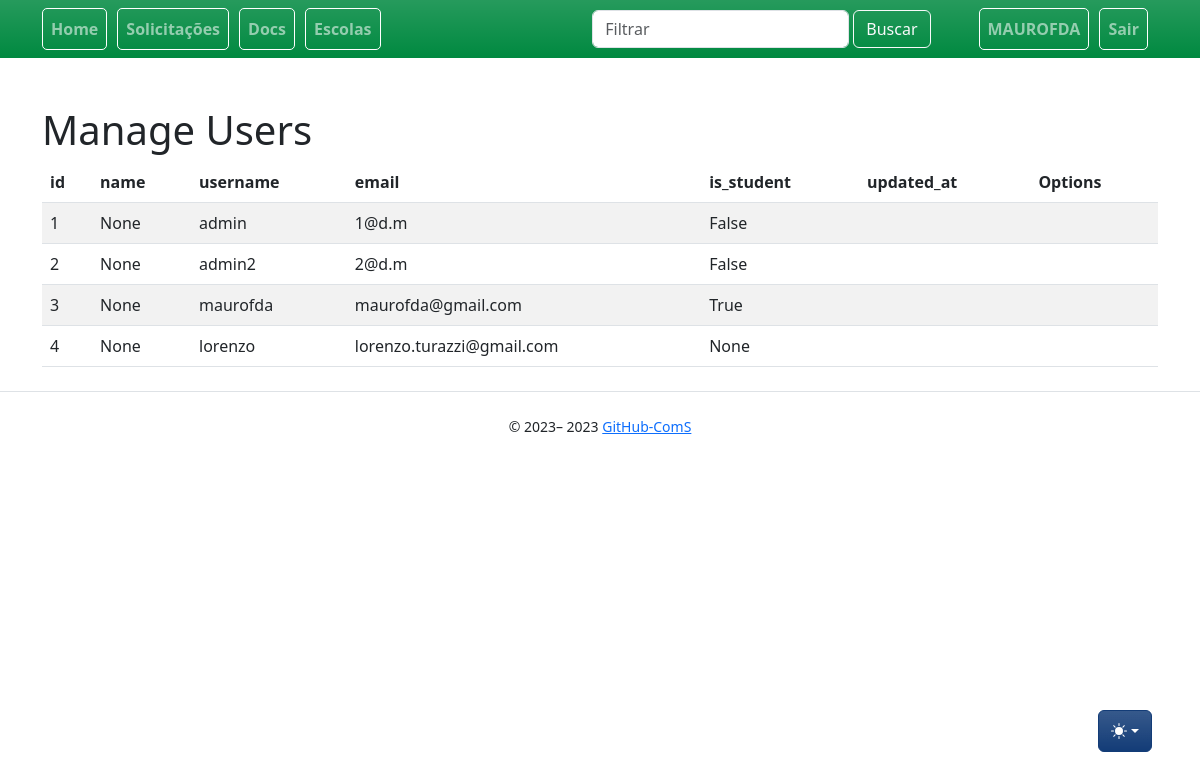
Screenshot of /users/ (signed in) with the database file from the repository.
### app/models/user.py (models this page shows, shortened)
class User(UserMixin, db.Model):
    __tablename__ = "user"
    id = db.Column(db.Integer, primary_key=True)
    name = db.Column(db.String, nullable=True)
    username = db.Column(db.String(80), unique=True, nullable=False)
    email = db.Column(db.String(120), unique=True, nullable=False)
    pwd = db.Column(db.String(300), nullable=False)
    is_student = db.Column(db.BOOLEAN)

### app/controllers/users_controllers.py (the view)
@bp.route("/", methods=["GET", "POST"])
def index():
    users = User.query.all()
    return render_template(_j.index, entities=users, **properties)

### app/auth/loaders.py (called while the page is built)
@login_manager.user_loader
def load_user(user_id):
    return User.query.get(int(user_id))

### app/templates/users/index.jinja2 (shortened to what this page needs)
{% extends "base.jinja2" %}
{% from 'bootstrap5/utils.html' import render_icon %}
{% from 'macros/component_confirm_modal.jinja2' import confirmModalMacro, confirmModalScript %}
{% block head %}
{{ super() }}
{% endblock %}
{% block content %}
<div class="table-wrapper">
    <div class="table-title">
        <div class="row">
            <div class="col-sm-6">
                <h1>Manage {{title}}</h1>
            </div>
            <div class="col-sm-6">
            </div>
        </div>
    </div>
    <table class="table table-striped table-hover">
        <thead>
            <tr>
                {% for field in list_fields %}
                <th>{{ field }}</th>
                {% endfor %}
                <th>Options</th>
            </tr>
        </thead>
        <tbody>
            {% for entity in entities %}
            <tr>
                {% for field in list_fields %}
                <td>{{ entity[field] }}</td>
                {% endfor %}
                <td>
                    <a class="btn" href="{{ url_for('users.edit', id=entity.id) }}" data-toggle="tooltip"
                        data-placement="top" title="Tooltip on top"></a>
                    <a  href="#" class="btn clickForActionToConfirm" entity-id="{{entity.id}}" data-bs-toggle="modal"
                        data-bs-target="#modalConfirm" data-entity-reference="{{entity.username}}"
                        data-action="{{url_for('users.delete', id=entity.id)}}" data-action-text="delete" title="delete">
                    </a>
                </td>
            </tr>
            {% endfor %}
        </tbody>
    </table>
</div>
{% endblock %}

### app/templates/base.jinja2 (shortened to what this page needs)
{% from 'bootstrap5/utils.html' import render_messages %}
{% from 'bootstrap5/form.html' import render_form %}
{% from 'bootstrap5/nav.html' import render_nav_item, render_breadcrumb_item %}
<!doctype html>
<html lang="pt-BR" data-bs-theme="auto">
  <head>
    {% block head %}
    {% block styles %}
    {{ bootstrap.load_css() }}
    <link href="/static/css/bootstrap.min.css" rel="stylesheet" type="text/css">
    {% endblock %}
    {% endblock %}
  </head>
  <body >
    <nav style="background:#008940;" class="navbar navbar-dark navbar-expand-lg mb-5 fs-6 fw-semibold mobile-toggler bg-gradient" >
      <div class="container" >
        <div class="collapse navbar-collapse text-white nav-pills" id="navbarSupportedContent">
          <ul class="navbar-nav mr-auto">
            <div class="nav_bar_box" >
              {{ render_nav_item('main.index', 'Home') }}
            </div>
            {% if current_user.is_authenticated %}
            <div class="nav_bar_box">
              {{ render_nav_item('solicitations.index', 'Solicitações') }}
            </div>
            <div class="nav_bar_box">
              {{ render_nav_item ('auth.upload', 'Docs') }}
            </div>
            <div class="nav_bar_box">
              {{ render_nav_item('schools.index', 'Escolas') }}
            </div>
          </ul>
        </div>
        <div>
          <ul class="navbar-nav collapse navbar-collapse mr-auto " id="navbarSupportedContent">
            <form class="d-flex" role="search">
              <input class="form-control form-control me-1 bg-221259 container-fluid" type="search"
                placeholder="Filtrar" aria-label="Search" id="filter">
              <button class="btn btn-outline-light me-5" type="submit">Buscar</button>
            </form>
          </ul>
        </div>
        <div>
          <ul class="navbar-nav collapse navbar-collapse me-0" id="navbarSupportedContent">
            <div class="nav_bar_box ms-0">
              {{ render_nav_item('auth.profile', (current_user.username|upper)) }}
            </div>
            <div class="nav_bar_box ml-2">
              {{ render_nav_item('auth.logout', 'Sair') }}
            </div>
            {% elif not current_user.is_authenticated %}
            <div class="nav_bar_box">
              {{ render_nav_item('auth.login', 'Entrar') }}
            </div>
            {% endif %}
          </ul>
        </div>
      </div>
    </nav>
    <div class="dropdown position-fixed bottom-0 end-0 mb-5 me-5 bd-mode-toggle">
      <button class="btn btn-bd-primary py-2 dropdown-toggle d-flex align-items-center bg-gradient" id="bd-theme"
        type="button" title="Toggle theme" aria-expanded="false" data-bs-toggle="dropdown"
        aria-label="Toggle theme(auto)">
        <svg class="bi my-1 theme-icon-active" width="1em" height="1em" title="color mode">
          <use href="#circle-half"></use>
        </svg>
      </button>
    </div>
    <main class="container">
      {% block content %}
      {% endblock %}
    </main>
    <footer class="text-center">
      {% block footer %}
      <div class="d-flex flex-column flex-sm-row justify-content-center py-4 my-4 border-top">
        <small> &copy; 2023–
          <script>document.write(new Date().getFullYear())</script> <a
            href="https://github.com/mauro-fernandes/ComS-rottenpotatoes">GitHub-ComS</a>
        </small>
      </div>
      {% endblock %}
    </footer>
  </body>
</html>

### app/templates/base.jinja2 (style rules this page uses)
.nav_bar_box { background-color: transparent; color: #ffffff; padding: 0px; border-radius: 5px; border: 1px solid #ffffff; width: auto; height: 2.6rem; margin-right: 10px; }
.bi { vertical-align: -.125em; fill: currentColor; }
.btn-bd-primary { --bd-violet-bg: hsl(215, 73%, 27%); --bd-violet-rgb: 112.520718, 44.062154, 249.437846; --bs-btn-font-weight: 600; --bs-btn-color: var(--bs-white); --bs-btn-bg: var(--bd-violet-bg); --bs-btn-border-color: var(--bd-violet-bg); --bs-btn-hover-color: var(--bs-white); --bs-btn-hover-bg: hsl(215, 85%, 37%); --bs-btn-hover-border-color: hsl(215, 75%, 52%); --bs-btn-focus-shadow-rgb: var(--bd-violet-rgb); --bs-btn-active-color: var(--bs-btn-hover-color); --bs-btn-active-bg: hsl(215, 70%, 46%); --bs-btn-active-border-color: hsl(234, 70%, 46%); }
.bd-mode-toggle { z-index: 1500; }

### rows the page displays
User: username "MAUROFDA", id "3" "None" "maurofda" "maurofda@gmail.com" "True"
User: id "1" "None" "admin" "1@d.m" "False"
User: id "2" "None" "admin2" "2@d.m" "False"
User: id "4" "None" "lorenzo" "lorenzo.turazzi@gmail.com" "None"

### other values shown
{{ render_nav_item('main.index', 'Home') }} "Home"
{{ render_nav_item('solicitations.index', 'Solicitações') }} "Solicitações"
{{ render_nav_item ('auth.upload', 'Docs') }} "Docs"
{{ render_nav_item('schools.index', 'Escolas') }} "Escolas"
{{ render_nav_item('auth.logout', 'Sair') }} "Sair"
{{ title }} "Users"
{{ field }} "id" "name" "username" "email" "is_student" "updated_at"
